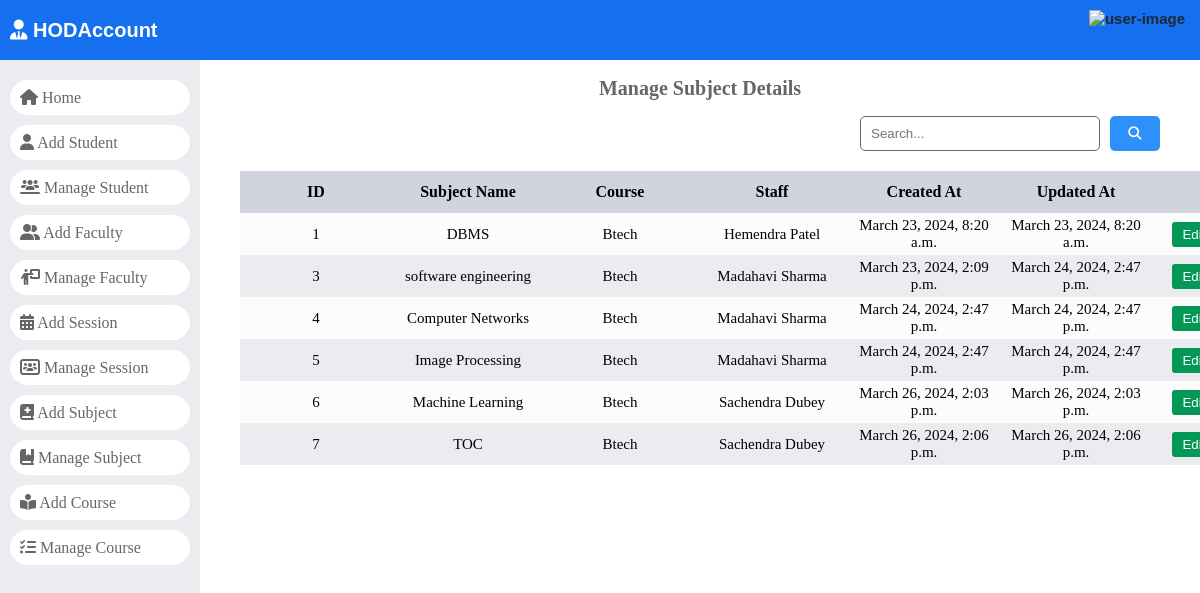
Page /manage_subject/ on the committed database.
### dashboard/models.py (models this page shows)
class Subjects(models.Model):
	id =models.AutoField(primary_key=True)
	subject_name = models.CharField(max_length=255)
	course_id = models.ForeignKey(Courses, on_delete=models.CASCADE, default=1)
	staff_id = models.ForeignKey(CustomUser, on_delete=models.CASCADE)
	created_at = models.DateTimeField(auto_now_add=True)
	updated_at = models.DateTimeField(auto_now=True)
	objects = models.Manager()

class Courses(models.Model):
	id = models.AutoField(primary_key=True)
	course_name = models.CharField(max_length=255)
	created_at = models.DateTimeField(auto_now_add=True)
	updated_at = models.DateTimeField(auto_now=True)
	objects = models.Manager()

class CustomUser(AbstractUser):
	HOD = '1'
	STAFF = '2'
	STUDENT = '3'
	EMAIL_TO_USER_TYPE_MAP = {
		'hod': HOD,
		'staff': STAFF,
		'student': STUDENT
	}
	user_type_data = ((HOD, "HOD"), (STAFF, "Staff"), (STUDENT, "Student"))
	user_type = models.CharField(default=1, choices=user_type_data, max_length=10)

### dashboard/HodViews.py (the view)
# urls.py: path('manage_subject/', HodViews.manage_subject, name="manage_subject"),
def manage_subject(request):
    subjects = Subjects.objects.all()
    context = {
        "subjects": subjects
    }
    return render(request, 'Hod Page/manage_subject.html', context)

### dashboard/templates/Hod Page/manage_subject.html (shortened to what this page needs)
{% load static %}
<!DOCTYPE html>
<html lang="en">
    <head>
        <link
            rel="stylesheet"
            href="https://cdnjs.cloudflare.com/ajax/libs/font-awesome/6.5.1/css/all.min.css"
        />
        <link
            rel="stylesheet"
            href="{% static 'style.css' %}"
        />
    </head>
    <body>
        <header>
            <div>
                <a href="/">
                    <div class="logo">
                        <i class="fa-solid fa-user-tie"></i>
                        HODAccount
                    </div>
                </a>
            </div>
            {% include '../headerUser.html' %}
        </header>
        <div id="main">
            {% include './navigation.html' %}
            <div id="student_record">
                <div class="page-title">
                    <h2>Manage Subject Details</h2>
                </div>
                <div id="search-bar">
                    <form action="" method="GET" class="search-form" data-search-record="#subject-data tr">
                        <input type="search" name="search" id="search" placeholder="Search..." />
                        <button type="submit">
                            <i class="fa-solid fa-magnifying-glass"></i>
                        </button>
                    </form>
                </div>
                <div id="expese-record" class="record">
                    <table>
                        <thead>
                            <tr>
                                <th>ID</th>
                                <th>Subject Name</th>
                                <th>Course</th>
                                <th>Staff</th>
                                <th>Created At</th>
                                <th>Updated At</th>
                                <th>Action</th>
                            </tr>
                        </thead>
                        <tbody id="subject-data" >
                            {% for subject in subjects %}
                            <tr>
                                <td>{{ subject.id }}</td>
                                <td>
                                    {{ subject.subject_name }}
                                </td>
                                <td>
                                    {{ subject.course_id.course_name }}
                                </td>
                                <td>
                                    {{ subject.staff_id.first_name }}
                                    {{ subject.staff_id.last_name }}
                                </td>
                                <td>
                                    {{ subject.created_at }}
                                </td>
                                <td>
                                    {{ subject.updated_at }}
                                </td>
                                <td>
                                    <div class="action">
                                        <a
                                            href="{% url 'edit_subject' subject.id %}"
                                        >
                                            <button
                                                class="btn edit"
                                            >
                                                Edit
                                            </button>
                                        </a>
                                    </div>
                                </td>
                            </tr>
                            {% endfor %}
                        </tbody>
                    </table>
                </div>
            </div>
        </div>
    </body>
</html>

### static/style.css (style rules this page uses)
:root { --light-black: #1d2939; --sky-blue: #1570ef; --light-blue: #2e90fa; --nav-bg: #eaecf0; --nav-text: #666; --success-color: #039855; --error-color: #f97066; --white: #fff; --table-grid-dark: #eaecf0; --table-grid-light: #fcfcfd; --table-heading: #d0d5dd; --dialog-backdrop: #26262690; --gray-6: #666; --gray-e: #ebebeb; --note-gray: #f2f4f7; --page-heading: #666; --page-highlight-heading: #3f3737; --yellow: #fec84b; }
html, body { margin: 0; padding: 0; }
a { text-decoration: none; }
#main { display: flex; height: calc(100vh - 60px); }
#student_record, #main_section { max-width: calc(100% - 200px); flex: 1; }
.record { padding: 20px 40px; overflow: auto; box-sizing: border-box; }
.record table { width: 100%; border-spacing: 0; }
.record th, .record td { height: 40px; max-width: 150px; text-align: center; min-width: 150px; }
.record tr:nth-child(2n + 2) { background: var(--table-grid-dark); }
.record tr:nth-child(2n + 1) { background: var(--table-grid-light); }
.record th { font-size: 16px; background: var(--table-heading); }
.record td { font-size: 15px; }
.record td .btn { height: 25px; line-height: 25px; border: 0; margin: 0 3px; padding: 0 10px; border-radius: 3px; display: inline-block; }
.record td .edit { background: var(--success-color); color: var(--white); }
header { width: 100%; height: 60px; padding: 10px; box-sizing: border-box; display: flex; justify-content: space-between; gap: 20px; background: var(--sky-blue); font-family: arial; }
header .logo { height: 40px; line-height: 40px; font-size: 20px; font-weight: 600; color: var(--white); }
.page-title h2 { text-align: center; font-size: 20px; color: var(--page-heading); }
#search-bar form { display: flex; gap: 10px; width: 90%; max-width: 300px; margin-left: auto; margin-right: 40px; height: 35px; font-size: 17px; }
#search-bar input { flex: 1; border: 1.5px solid #666; padding: 0 10px; box-sizing: border-box; border-radius: 5px; }
#search-bar button { width: 50px; border-radius: 5px; background-color: var(--light-blue); color: var(--white); border: 0; cursor: pointer; }

### rows in the picture
Subjects: id "1", subject_name "DBMS", course_id.course_name "Btech", staff_id.first_name "Hemendra", staff_id.last_name "Patel", created_at "March 23, 2024, 8:20 a.m.", updated_at "March 23, 2024, 8:20 a.m."
Subjects: id "3", subject_name "software engineering", course_id.course_name "Btech", staff_id.first_name "Madahavi", staff_id.last_name "Sharma", created_at "March 23, 2024, 2:09 p.m.", updated_at "March 24, 2024, 2:47 p.m."
Subjects: id "4", subject_name "Computer Networks", course_id.course_name "Btech", staff_id.first_name "Madahavi", staff_id.last_name "Sharma", created_at "March 24, 2024, 2:47 p.m.", updated_at "March 24, 2024, 2:47 p.m."
Subjects: id "5", subject_name "Image Processing", course_id.course_name "Btech", staff_id.first_name "Madahavi", staff_id.last_name "Sharma", created_at "March 24, 2024, 2:47 p.m.", updated_at "March 24, 2024, 2:47 p.m."
Subjects: id "6", subject_name "Machine Learning", course_id.course_name "Btech", staff_id.first_name "Sachendra", staff_id.last_name "Dubey", created_at "March 26, 2024, 2:03 p.m.", updated_at "March 26, 2024, 2:03 p.m."
Subjects: id "7", subject_name "TOC", course_id.course_name "Btech", staff_id.first_name "Sachendra", staff_id.last_name "Dubey", created_at "March 26, 2024, 2:06 p.m.", updated_at "March 26, 2024, 2:06 p.m."
